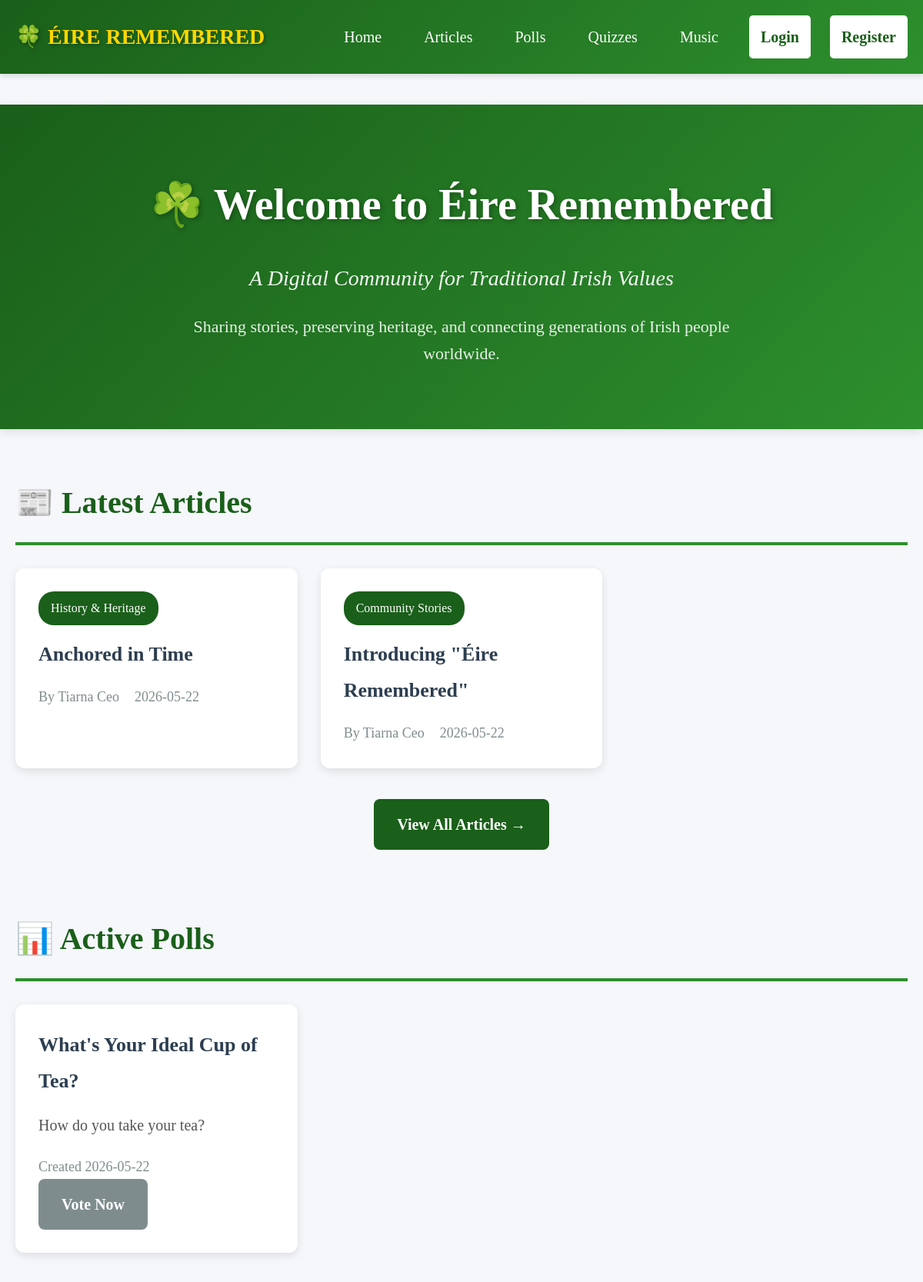
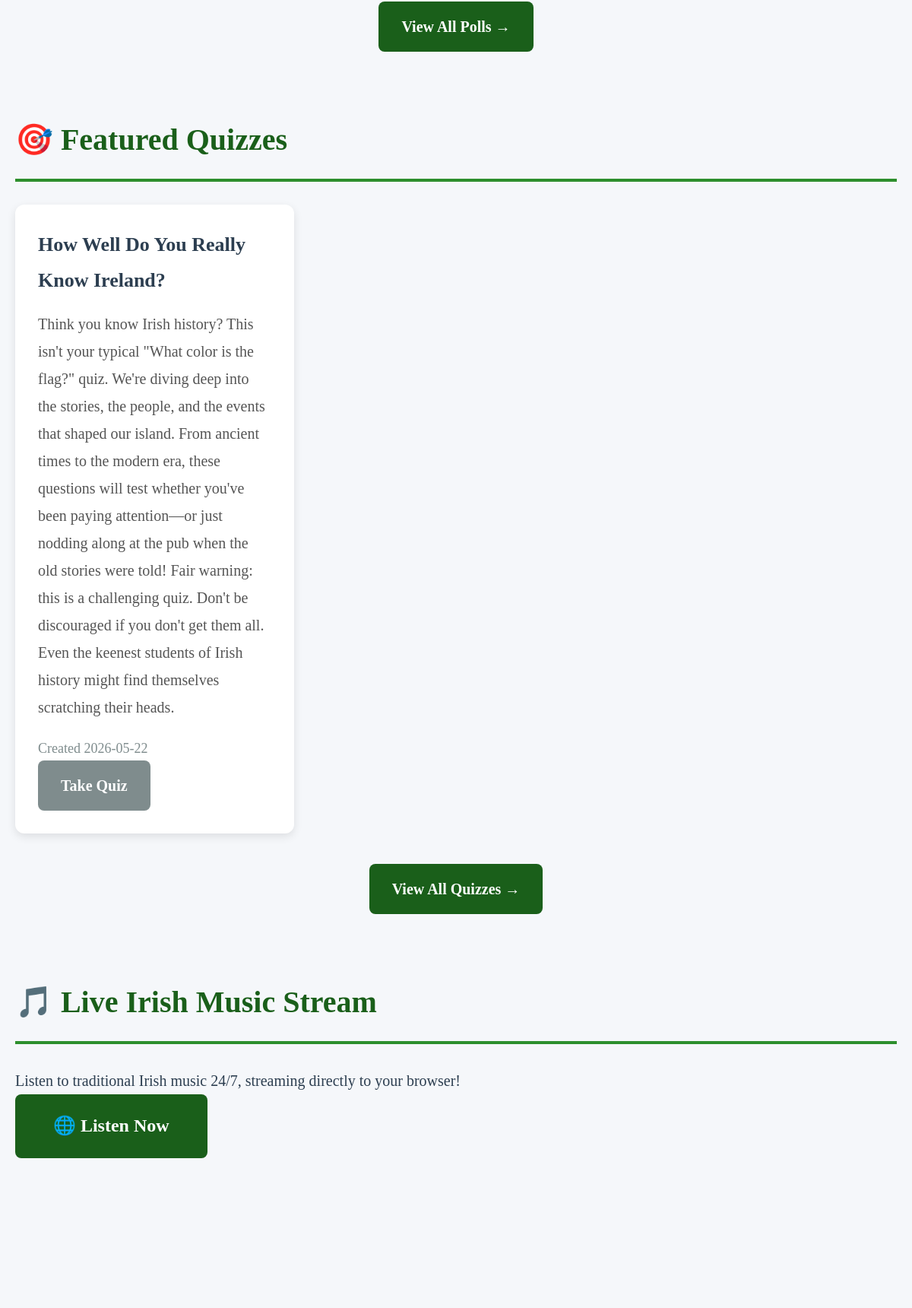
The page / (upper part) on the database its author committed (2 pictures, top to bottom).
### tables this page shows
CREATE TABLE articles (
                id INTEGER PRIMARY KEY AUTOINCREMENT,
                author_id INTEGER NOT NULL,
                title TEXT NOT NULL,
                content TEXT NOT NULL,
                category TEXT NOT NULL,
                subcategory TEXT,
                featured INTEGER DEFAULT 0,
                status TEXT DEFAULT 'published',
                views INTEGER DEFAULT 0,
                created_at TIMESTAMP DEFAULT CURRENT_TIMESTAMP,
                updated_at TIMESTAMP DEFAULT CURRENT_TIMESTAMP,
                published_at TIMESTAMP, images TEXT,
                FOREIGN KEY (author_id) REFERENCES users(id) ON DELETE CASCADE,
                CONSTRAINT check_status CHECK (status IN ('draft', 'published', 'archived', 'flagged'))
            );

CREATE TABLE users (
                id INTEGER PRIMARY KEY AUTOINCREMENT,
                username TEXT UNIQUE NOT NULL,
                email TEXT UNIQUE NOT NULL,
                password_hash TEXT NOT NULL,
                salt TEXT NOT NULL,
                full_name TEXT NOT NULL,
                county TEXT,
                bio TEXT,
                profile_picture TEXT,
                role TEXT DEFAULT 'member',
                is_active INTEGER DEFAULT 1,
                email_verified INTEGER DEFAULT 0,
                verification_code TEXT,
                verification_code_expiry TIMESTAMP,
                created_at TIMESTAMP DEFAULT CURRENT_TIMESTAMP,
                last_login TIMESTAMP,
                reputation INTEGER DEFAULT 0, subscription_tier TEXT DEFAULT "free",
                CONSTRAINT check_role CHECK (role IN ('member', 'moderator', 'admin'))
            );

CREATE TABLE polls (
                id INTEGER PRIMARY KEY AUTOINCREMENT,
                author_id INTEGER NOT NULL,
                question TEXT NOT NULL,
                description TEXT,
                category TEXT DEFAULT 'General',
                is_active INTEGER DEFAULT 1,
                allow_multiple INTEGER DEFAULT 0,
                show_results_before_voting INTEGER DEFAULT 0,
                created_at TIMESTAMP DEFAULT CURRENT_TIMESTAMP,
                end_date TIMESTAMP, title TEXT,
                FOREIGN KEY (author_id) REFERENCES users(id) ON DELETE CASCADE
            );

CREATE TABLE quizzes (
                id INTEGER PRIMARY KEY AUTOINCREMENT,
                author_id INTEGER NOT NULL,
                title TEXT NOT NULL,
                description TEXT,
                category TEXT DEFAULT 'General Knowledge',
                difficulty TEXT DEFAULT 'Medium',
                time_limit INTEGER DEFAULT 0,
                pass_percentage INTEGER DEFAULT 60,
                is_featured INTEGER DEFAULT 0,
                is_active INTEGER DEFAULT 1,
                created_at TIMESTAMP DEFAULT CURRENT_TIMESTAMP, final_note TEXT,
                FOREIGN KEY (author_id) REFERENCES users(id) ON DELETE CASCADE,
                CONSTRAINT check_difficulty CHECK (difficulty IN ('Easy', 'Medium', 'Hard', 'Expert'))
            );

### eire_web_app.py (the view)
@app.route('/')
def home():
    db = get_db()
    articles = db.execute(
    '''SELECT a.id, a.title, u.username as author, a.category, a.created_at
       FROM articles a
       JOIN users u ON a.author_id = u.id
       WHERE a.status = 'published'
       ORDER BY a.created_at DESC
       LIMIT 5'''
    ).fetchall()
    polls = db.execute(
    '''SELECT id, title, question, created_at
       FROM polls
       WHERE is_active = 1
       ORDER BY created_at DESC
       LIMIT 3'''
    ).fetchall()
    quizzes = db.execute(
    '''SELECT id, title, description, created_at
       FROM quizzes
       WHERE is_active = 1
       ORDER BY created_at DESC
       LIMIT 3'''
    ).fetchall()
    db.close()
    return render_template('home.html', articles=articles, polls=polls, quizzes=quizzes)

### eire_web_app.py (called while the page is built)
def get_db():
    db = sqlite3.connect(DATABASE)
    db.row_factory = sqlite3.Row
    return db

### templates/home.html (shortened to what this page needs)
{% extends "base.html" %}
{% block content %}
<div class="hero">
    <div class="container">
        <h1>☘️ Welcome to Éire Remembered</h1>
        <p class="hero-subtitle">A Digital Community for Traditional Irish Values</p>
        <p class="hero-description">
            Sharing stories, preserving heritage, and connecting generations of Irish people worldwide.
        </p>
    </div>
</div>
<div class="container">
    <section class="section">
        <h2 class="section-title">📰 Latest Articles</h2>
        {% if articles %}
            <div class="card-grid">
                {% for article in articles %}
                <div class="card">
                    <div class="card-category">{{ article.category }}</div>
                    <h3 class="card-title">
                        <a href="{{ url_for('article_detail', article_id=article.id) }}">
                            {{ article.title }}
                        </a>
                    </h3>
                    <div class="card-meta">
                        <span>By {{ article.author }}</span>
                        <span>{{ article.created_at[:10] }}</span>
                    </div>
                </div>
                {% endfor %}
            </div>
            <div class="section-footer">
                <a href="{{ url_for('articles') }}" class="btn btn-primary">View All Articles →</a>
            </div>
        {% else %}
            <p class="empty-message">No articles yet. Check back soon!</p>
        {% endif %}
    </section>
    <section class="section">
        <h2 class="section-title">📊 Active Polls</h2>
        {% if polls %}
            <div class="card-grid">
                {% for poll in polls %}
                <div class="card">
                    <h3 class="card-title">
                        <a href="{{ url_for('poll_detail', poll_id=poll.id) }}">
                            {{ poll.title }}
                        </a>
                    </h3>
                    <p class="card-text">{{ poll.question }}</p>
                    <div class="card-meta">
                        <span>Created {{ poll.created_at[:10] }}</span>
                    </div>
                    <a href="{{ url_for('poll_detail', poll_id=poll.id) }}" class="btn btn-secondary">Vote Now</a>
                </div>
                {% endfor %}
            </div>
            <div class="section-footer">
                <a href="{{ url_for('polls') }}" class="btn btn-primary">View All Polls →</a>
            </div>
        {% else %}
            <p class="empty-message">No active polls at the moment.</p>
        {% endif %}
    </section>
    <section class="section">
        <h2 class="section-title">🎯 Featured Quizzes</h2>
        {% if quizzes %}
            <div class="card-grid">
                {% for quiz in quizzes %}
                <div class="card">
                    <h3 class="card-title">
                        <a href="{{ url_for('quiz_detail', quiz_id=quiz.id) }}">
                            {{ quiz.title }}
                        </a>
                    </h3>
                    <p class="card-text">{{ quiz.description }}</p>
                    <div class="card-meta">
                        <span>Created {{ quiz.created_at[:10] }}</span>
                    </div>
                    <a href="{{ url_for('quiz_detail', quiz_id=quiz.id) }}" class="btn btn-secondary">Take Quiz</a>
                </div>
                {% endfor %}
            </div>
            <div class="section-footer">
                <a href="{{ url_for('quizzes') }}" class="btn btn-primary">View All Quizzes →</a>
            </div>
        {% else %}
            <p class="empty-message">No quizzes available right now.</p>
        {% endif %}
    </section>
    <section class="section music-promo">
        <h2 class="section-title">🎵 Live Irish Music Stream</h2>
        <p>Listen to traditional Irish music 24/7, streaming directly to your browser!</p>
        <a href="{{ url_for('music') }}" class="btn btn-large btn-primary">🌐 Listen Now</a>
    </section>
</div>
{% endblock %}

### templates/base.html (shortened to what this page needs)
<!DOCTYPE html>
<html lang="en">
<head>
    <link rel="stylesheet" href="{{ url_for('static', filename='style.css') }}">
</head>
<body>
    <nav class="navbar">
        <div class="container">
            <div class="nav-brand">
                <a href="{{ url_for('home') }}">🍀 ÉIRE REMEMBERED</a>
            </div>
            <div class="nav-links">
                <a href="{{ url_for('home') }}">Home</a>
                <a href="{{ url_for('articles') }}">Articles</a>
                <a href="{{ url_for('polls') }}">Polls</a>
                <a href="{{ url_for('quizzes') }}">Quizzes</a>
                <a href="{{ url_for('music') }}">Music</a>
                {% if session.user_id %}
                    <a href="{{ url_for('profile') }}">Profile</a>
                    {% if session.role == 'admin' %}
                        <a href="{{ url_for('admin_dashboard') }}">Admin</a>
                    {% endif %}
                    <a href="{{ url_for('logout') }}" class="btn-logout">Logout</a>
                {% else %}
                    <a href="{{ url_for('login') }}" class="btn-login">Login</a>
                    <a href="{{ url_for('register') }}" class="btn-register">Register</a>
                {% endif %}
            </div>
        </div>
    </nav>
    <main class="main-content">
        {% block content %}{% endblock %}
    </main>
</body>
</html>

### static/style.css (style rules this page uses)
* { margin: 0; padding: 0; box-sizing: border-box; }
body { font-family: Georgia, 'Times New Roman', serif; font-size: 20px; line-height: 1.8; color: #2c3e50; background-color: #f5f7fa; }
.container { max-width: 1200px; margin: 0 auto; padding: 0 20px; }
.navbar { background: linear-gradient(135deg, #1a5f1a 0%, #2d8f2d 100%); color: white; padding: 20px 0; box-shadow: 0 4px 6px rgba(0,0,0,0.1); position: sticky; top: 0; z-index: 1000; }
.navbar .container { display: flex; justify-content: space-between; align-items: center; flex-wrap: wrap; }
.nav-brand a { color: #ffd700; text-decoration: none; font-size: 28px; font-weight: bold; text-shadow: 2px 2px 4px rgba(0,0,0,0.3); }
.nav-links { display: flex; gap: 25px; flex-wrap: wrap; align-items: center; }
.nav-links a { color: white; text-decoration: none; font-size: 20px; padding: 10px 15px; border-radius: 5px; transition: all 0.3s; }
.btn-login, .btn-register { background: white !important; color: #1a5f1a !important; font-weight: bold; }
.main-content { min-height: calc(100vh - 200px); padding: 40px 0; }
.hero { background: linear-gradient(135deg, #1a5f1a 0%, #2d8f2d 100%); color: white; padding: 80px 20px; text-align: center; margin-bottom: 60px; box-shadow: 0 4px 12px rgba(0,0,0,0.1); }
.hero h1 { font-size: 56px; margin-bottom: 20px; text-shadow: 2px 2px 6px rgba(0,0,0,0.3); }
.hero-subtitle { font-size: 28px; font-style: italic; margin-bottom: 20px; opacity: 0.95; }
.hero-description { font-size: 22px; max-width: 800px; margin: 0 auto; line-height: 1.6; opacity: 0.9; }
.section { margin-bottom: 80px; }
.section-title { font-size: 40px; margin-bottom: 30px; color: #1a5f1a; border-bottom: 4px solid #2d8f2d; padding-bottom: 15px; }
.section-footer { text-align: center; margin-top: 40px; }
.card-grid { display: grid; grid-template-columns: repeat(auto-fill, minmax(350px, 1fr)); gap: 30px; margin-bottom: 30px; }
.card { background: white; border-radius: 12px; padding: 30px; box-shadow: 0 4px 12px rgba(0,0,0,0.1); transition: transform 0.3s, box-shadow 0.3s; }
.card-category { display: inline-block; background: #1a5f1a; color: white; padding: 8px 16px; border-radius: 20px; font-size: 16px; margin-bottom: 15px; }
.card-title { font-size: 26px; margin-bottom: 15px; }
.card-title a { color: #2c3e50; text-decoration: none; transition: color 0.3s; }
.card-text { font-size: 20px; color: #555; margin-bottom: 20px; }
.card-meta { font-size: 18px; color: #7f8c8d; display: flex; gap: 20px; flex-wrap: wrap; margin-top: 15px; }
.btn { display: inline-block; padding: 15px 30px; font-size: 20px; font-weight: bold; text-decoration: none; border-radius: 8px; cursor: pointer; border: none; transition: all 0.3s; text-align: center; }
.btn-primary { background: #1a5f1a; color: white; }
.btn-secondary { background: #7f8c8d; color: white; }
.btn-large { padding: 20px 50px; font-size: 24px; }

### rows shown on the page
articles: category "History & Heritage", title "Anchored in Time", author "Tiarna Ceo", created_at "2026-05-22"
articles: category "Community Stories", title "Introducing \"Éire Remembered\"", author "Tiarna Ceo", created_at "2026-05-22"
polls: title "What's Your Ideal Cup of Tea?", question "How do you take your tea?", created_at "2026-05-22"
quizzes: title "How Well Do You Really Know Ireland?", description "Think you know Irish history? This isn't your typical \"What color is the flag?\" quiz. We're diving deep into the stories, the people, and the events that shaped our island. From ancient times to the modern era, these questions will test whether you've been paying attention—or just nodding along at the pub when the old stories were told! Fair warning: this is a challenging quiz. Don't be discouraged if you don't get them all. Even the keenest students of Irish history might find themselves scratching their heads.", created_at "2026-05-22"
